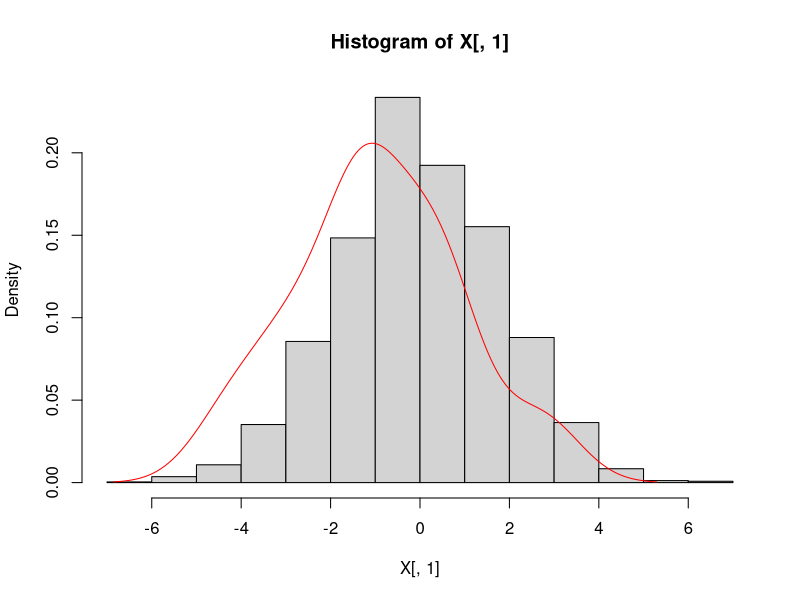
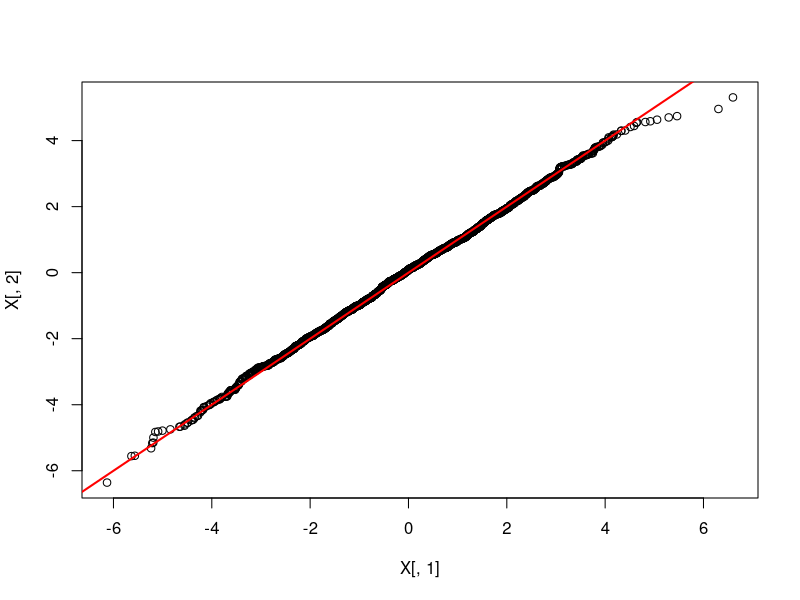
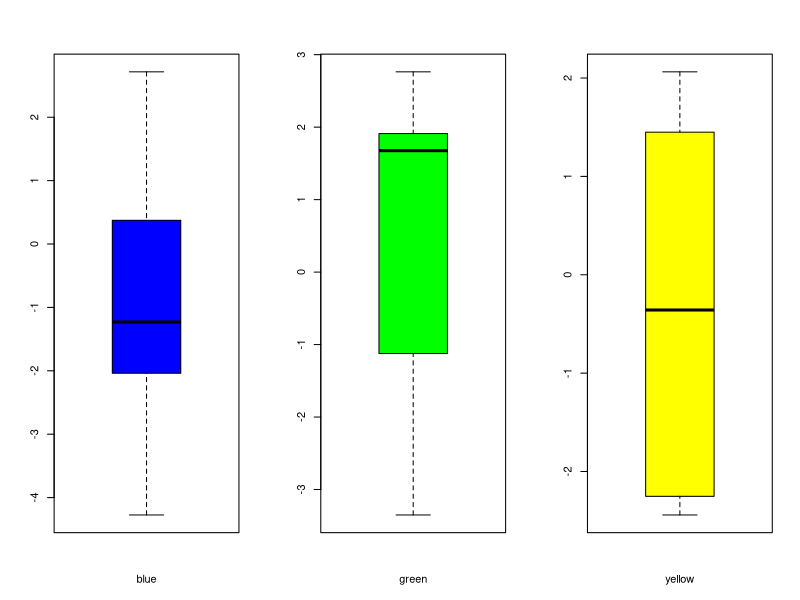

The R source for these figures, in order:
set.seed(1)
#Exercise 1 (Data structures and subsetting)
#Part (a)
x=c(35:5,6:35)
y=c(rep(letters[1:5],each=12),"e")
mat=matrix(data=rexp(16,rate=5),nrow=4,ncol=4)
t=35
gender=c(rep(c(rep(c("male","female"),each=3)),times=2))
age=c(23,48,37,37,19,54,21,20,41,26,35,32)
d=data.frame(gender,age)
list2=list(t,d)
list1=list(x,y,mat,list2)

#Part (b)
x[c(4,7)]
mat[3,4]
d[1:6,1]
d[d$gender=="female",2]

#Part (c)
factor(y,levels=c("c","d","b","a","e"))
mat<-mat[-1,-3]
d$age2<-ifelse(d$age>=t,"old","young")
d<-d[!(d$age>=50 & d$age<21),]


#Exercise 2 (Loops and data manipulation)
#Part (a)
X=matrix(data=rnorm(30000,mean=0,sd=sqrt(3)),nrow=2500,ncol=12)

#Part (b)
X=matrix(data=rnorm(30000,mean=0,sd=sqrt(3)),nrow=2500,ncol=12)
Xmean=colSums(X,na.rm=FALSE)
Xsd=apply(X,2,sd)
Y=matrix(data=((X-Xmean)/Xsd),nrow=2500,ncol=12)

#Part (c)
X=matrix(data=rnorm(30000,mean=0,sd=sqrt(3)),nrow=2500,ncol=12)
X<-X[rowSums(X>0)>=6,]

#Part (d)
maximum=c(max(mat[1,1],mat[2,1],mat[3,1]),max(mat[1,2],mat[2,2],mat[3,2]))
minimum=c(min(mat[1,1],mat[2,1],mat[3,1]),min(mat[1,2],mat[2,2],mat[3,2]))
ma=max(maximum)
mi=min(minimum)
range=matrix(nrow=1,ncol=3)
for(i in 1:3){
  if(ma>mat[i,3]&mi<mat[i,3]){
    range[1,i]=TRUE
  }
  else
  {
    range[1,i]=FALSE
  }
}

#Part (e)
X=matrix(data=rnorm(30000,mean=0,sd=sqrt(3)),nrow=2500,ncol=12)
for(i in 1:250){
  X[i,match(min(X[i,]),X[i,])]=max(X[i,])
}


#Part (f)
X=matrix(data=rnorm(30000,mean=0,sd=sqrt(3)),nrow=2500,ncol=12)
for(i in 1:2499){
  if(X[i,1]>0){
    X[i+1,1]=X[i+1,1]+runif(1,min=-1,max=1)
  }
  else{
    X[i+1,1]=X[i+1,1]+runif(1,min=-2,max=2)
  }
}

#Part (g)
set.seed(2015)
w <- runif(10)
x <- runif(10)
y <- runif(10)
z <- runif(10)
dat <- data.frame(a = w, b = x, c= y, d = z)
v=matrix(nrow=10,ncol=1)
for(i in 1:10){
  v[i]=as.logical(
    (min(dat$c[i],dat$d[i])<max(dat$a[i],dat$b[i]))&(max(dat$a[i],dat$b[i])<max(dat$c[i],dat$d[i]))|
    (min(dat$c[i],dat$d[i])<min(dat$a[i],dat$b[i]))&(min(dat$a[i],dat$b[i])<max(dat$c[i],dat$d[i]))|
    (min(dat$a[i],dat$b[i])<max(dat$c[i],dat$d[i]))&(max(dat$c[i],dat$d[i])<max(dat$a[i],dat$b[i]))|
    (min(dat$a[i],dat$b[i])<min(dat$c[i],dat$d[i]))&(min(dat$c[i],dat$d[i])<max(dat$a[i],dat$b[i]))
  )
}
dat <- data.frame(a = w, b = x, c= y, d = z, e = v)

#Exercise 3 (Basic graphical tools)
set.seed(1)

#Histogram
X=matrix(data=rnorm(30000,mean=0,sd=sqrt(3)),nrow=2500,ncol=12)
hist(X[,1],prob=TRUE)
lines(density(X[1,]),col="red",ylim="dashed")
dev.off()

#Quantile-quantile plot
qqplot(X[,1],X[,2])
abline(a=0,b=1,col="red",lwd=2)
dev.off()

#Boxplots
par(mfcol=c(1,3))
boxplot(X[1,],xlab="blue",col="blue")
boxplot(X[4,],xlab="green",col="green")
boxplot(X[7,],xlab="yellow",col="yellow")
dev.off()